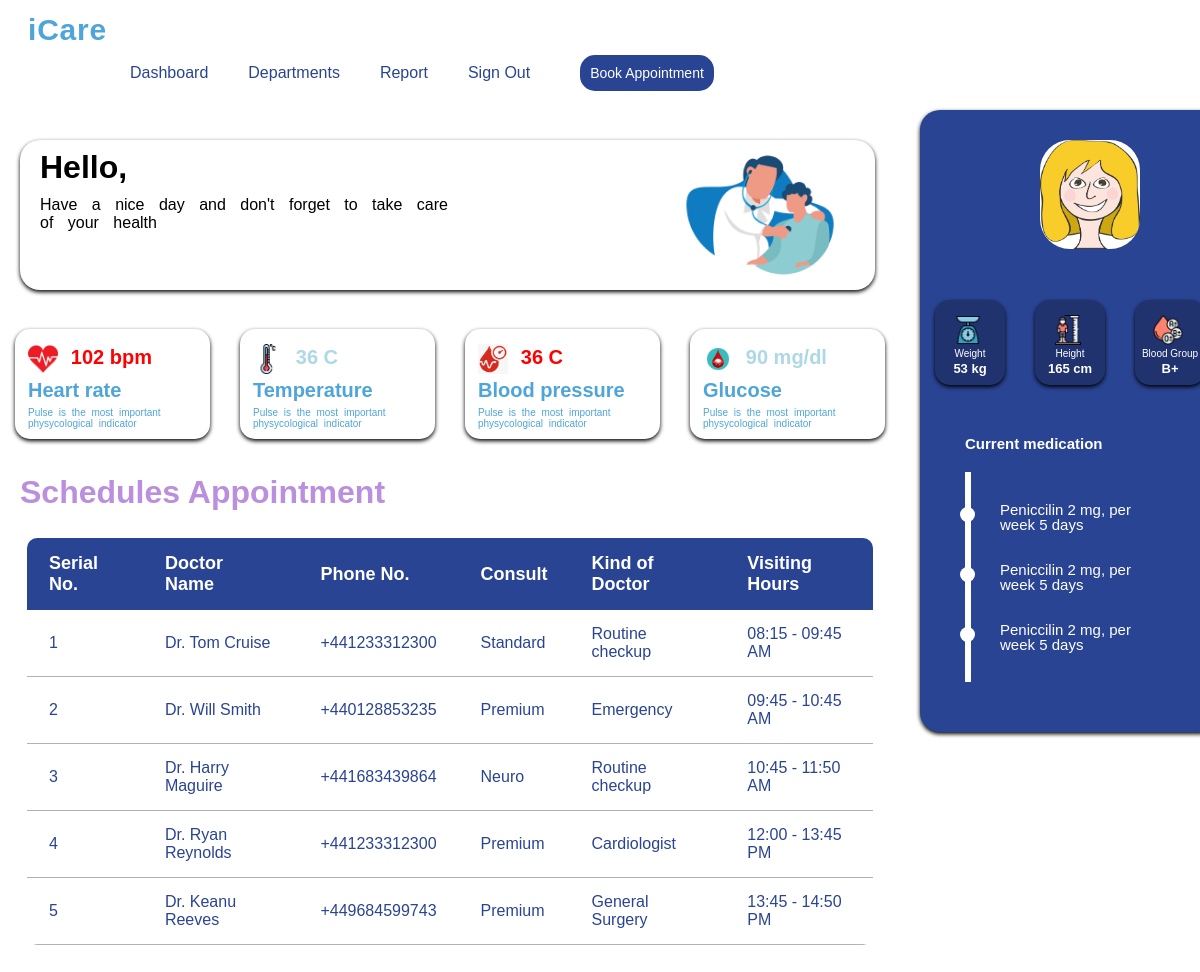
The page /index.php?user_phone=1234 on the database as committed earlier.
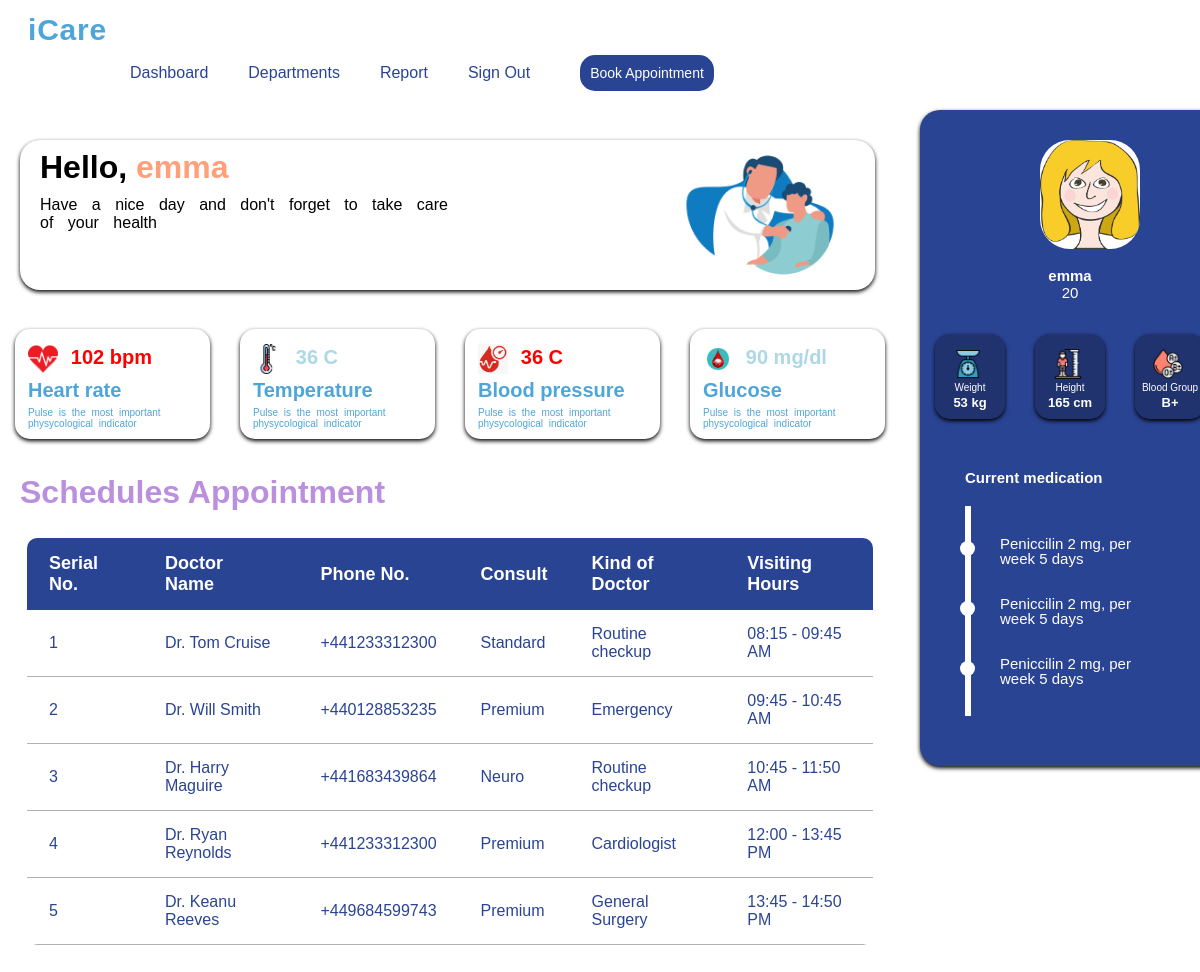
The same page on the database as committed later.
### tables this page shows
CREATE TABLE `patient_details` (
  `pat_name` varchar(50) NOT NULL,
  `pat_age` int(11) NOT NULL,
  `pat_phone` varchar(50) NOT NULL,
  `pat_pass` varchar(50) NOT NULL,
  `pat_gender` varchar(50) NOT NULL,
  `pat_email` varchar(20) NOT NULL
);

### index.php (the view, shortened to what the changed rows need)
<?php
if (isset($_GET['user_phone'])) {
  $phone = $_GET['user_phone'];
}
else
 { $phone = $_GET['phone'];}
  $link=mysqli_connect("localhost","root","","hospital");
      $res=mysqli_query($link,"SELECT* FROM patient_details where pat_phone='$phone'");
      $row = mysqli_fetch_assoc($res);
      $name = $row['pat_name'];
?>
<!DOCTYPE html>
<html lang="en">
  <head>
    <link rel="stylesheet" href="assets/css/index.css" />
  </head>
  <body>
    <header id="header" class="fixed-top">
        <h1 class="logo me-auto"><a href="index.html">iCare</a></h1>
    </header>
    <div class="dash">
      <div class="imp">
          <div class="about">
            <h1>
              Hello,
              <?php
              echo"<h1 class=name>".$name."</h1>";
              ?>
            </h1>
            <br /><br />
          </div>
        <br /><br /><br /><br /><br /><br /><br /><br />
        <section class="container">
          <div class="card">
            <div class="fac">
            <h2>Heart rate</h2>
          </div>
          </div>
          <div class="card">
            <div class="fac">
              <h2>Temperature</h2>
            </div>
          </div>
          <div class="card">
            <div class="fac">
              <h2>Blood pressure</h2>
            </div>
          </div>
          <div class="card">
            <div class="fac">
              <h2>Glucose</h2>
            </div>
          </div>
        </section>
    <h1 class="table-title">Schedules Appointment</h1>
    <table class="contents">
        <thead>
            <tr>
                <th>Serial No.</th>
                <th>Doctor Name</th>
                <th>Phone No.</th>
                <th>Consult</th>
                <th>Kind of Doctor</th>
                <th>Visiting Hours</th>
            </tr>
        </thead>
    </table>
      </div>
      <div class="second">
        <img
          src="assets/images/drawing-g91eb3646e_1280.png"
          alt="avatar"
          class="iq"
        />
        <br />
        <?php
        echo"<h2 class='c'>".$name."</h2><p class='c1'>".$row['pat_age'] ."</p>"
        ?>
        <br />
        <section class="con">
          <div class="car">
            <div class="us">
            <h1>53 kg</h1>
           </div>
          </div>
          <div class="car">
            <div class="us">
              <h1>165 cm</h1>
             </div>
          </div>
          <div class="car">
            <div class="us">
              <h1>B+</h1>
             </div>
          </div>
        </section>
        <h2 class="med">Current medication</h2>
        <div class="line">
          <div class="t l">
          </div>
          <div class="t l">
          </div>
          <div class="t l">
            </div>
      </div>
      </div>
    </div>
  </body>
</html>

Rows that differ between the two databases and show on the page:
added patient_details: pat_name "emma", pat_age "20"
